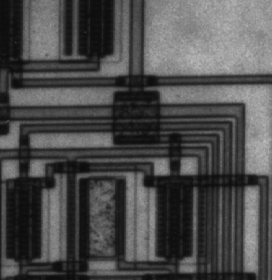
%> input picture OctaveFunctions/circuit.tif, 272 x 280 px
$ octave removeborderpix.m   (GNU Octave 9; MATLAB toolbox functions it lacks are replaced by stand-ins)
%> lines starting %> are read from the running program, lines starting %| are printed output that depends on the picture; in (x1, y1, x2, y2) boxes, pixels count from 0 and x2, y2 are one past the last pixel; in counts of white or black regions, pixels touching at a corner belong together; the program's own positions count from 1
% Load image package
pkg load image

% clear all variables and close all figures
clear all; close all

% Load an image using dialog box function uigetfile
% uigetfile function to get the file path and file name
[filename, filepath]=uigetfile({"*.png;*.jpg","Choose cameraman image to load"});
%> the answer given: circuit.tif
% load the image using file path and file name put into squared bracked and separated with a comma ,
I = imread([filepath,filename]);
%> I is the input picture: size 280x272 uint8; min 12, max 191, mean 76.3


% Apply binarisation without providing threshold
J = im2bw (I);
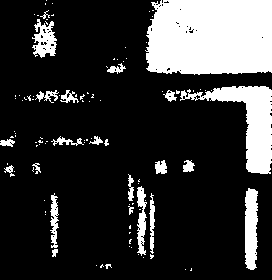
%> J: size 280x272 logical; 20.5% white; 103 white regions (80 under 20 px), largest, box (x1, y1, x2, y2) and area: (145, 0, 272, 75) 8887, (180, 86, 272, 174) 2841, (245, 188, 258, 270) 918

% Fill holes in region of image
Holesfilled = imfill (J, "holes");
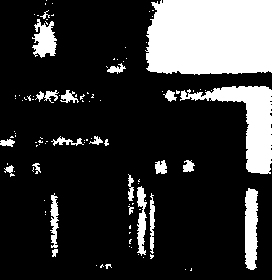
%> Holesfilled: size 280x272 logical; 20.7% white; 103 white regions (80 under 20 px), largest, box (x1, y1, x2, y2) and area: (145, 0, 272, 75) 8935, (180, 86, 272, 174) 2861, (245, 188, 258, 270) 919

% Clear the pixel elements at the border of an image
BWnobord = imclearborder(Holesfilled, 4);
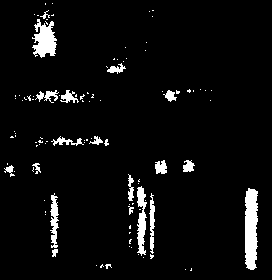
%> BWnobord: size 280x272 logical; 5.1% white; 102 white regions (82 under 20 px), largest, box (x1, y1, x2, y2) and area: (245, 188, 258, 270) 919, (32, 19, 57, 58) 610, (137, 186, 147, 256) 437
figure(1)
subplot(1,2,1)
imshow(I)
title('Original image')
subplot(1,2,2)
imshow(BWnobord)
title('Bordered pixels removed')

$ run again, on OctaveFunctions/peppers.png
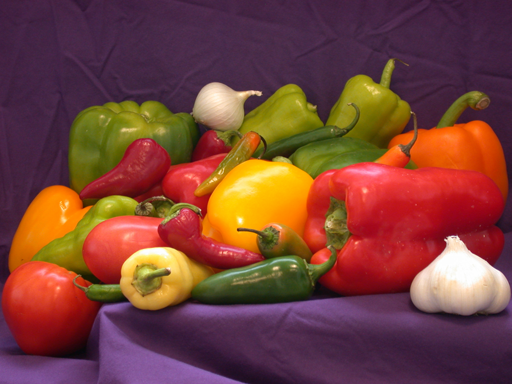
%> input picture OctaveFunctions/peppers.png, 512 x 384 px
%> I is the input picture: size 384x512x3 uint16; mean R, G, B 31029.7, 17108.1, 14857.6
%> `J = im2bw (I);`:
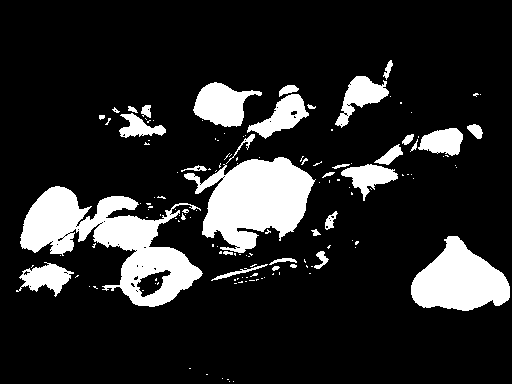
%> J: size 384x512 logical; 15.7% white; 144 white regions (111 under 20 px), largest, box (x1, y1, x2, y2) and area: (20, 186, 203, 307) 9008, (184, 157, 316, 253) 7322, (411, 236, 510, 311) 4688
%> `Holesfilled = imfill (J, "holes");`:
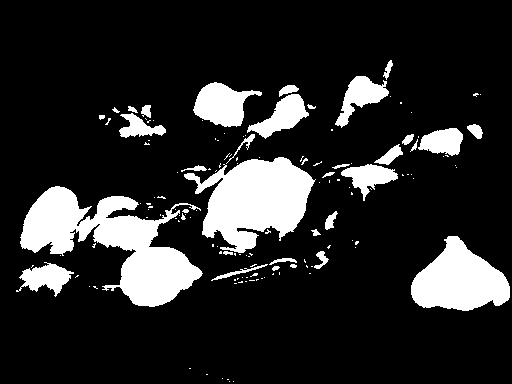
%> Holesfilled: size 384x512 logical; 16% white; 140 white regions (106 under 20 px), largest, box (x1, y1, x2, y2) and area: (20, 186, 203, 307) 9520, (184, 157, 316, 253) 7329, (411, 236, 510, 311) 4688
